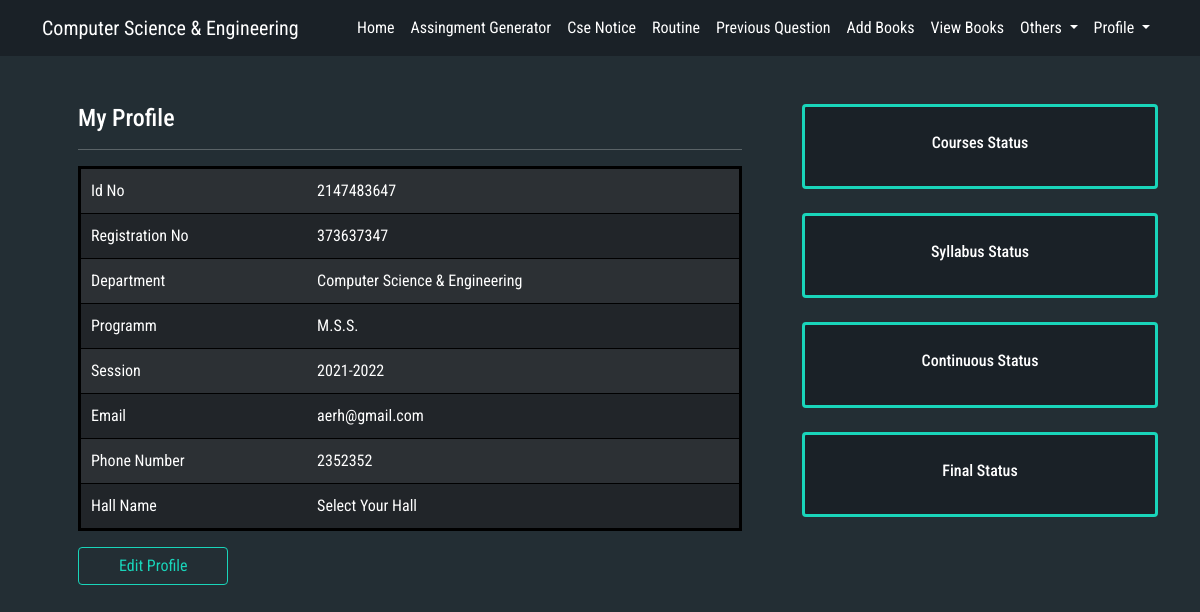
Screenshot of /profile.php (signed in) with the database file from the repository.
### tables this page shows
CREATE TABLE `user` (
  `id` int(255) NOT NULL,
  `std_id` int(255) NOT NULL,
  `std_reg` int(255) NOT NULL,
  `dept` varchar(255) NOT NULL,
  `progm` varchar(255) NOT NULL,
  `session` varchar(255) NOT NULL,
  `email_address` varchar(255) DEFAULT NULL,
  `phn_num` int(255) NOT NULL,
  `hall_name` varchar(255) NOT NULL,
  `password` varchar(100) DEFAULT NULL,
  `status` varchar(255) NOT NULL DEFAULT '1'
);

### profile.php (the view, shortened to what this page needs)
<?php
require_once 'dbconnection.php';
$session_user = $_SESSION['user_page'];
$user_data = mysqli_query($link, "SELECT * FROM `user` WHERE `std_id` = '$session_user';");
$user_row = mysqli_fetch_row($user_data);
?>
<!DOCTYPE html>
<html lang="en">
<head>
    <link href="https://cdn.jsdelivr.net/npm/bootstrap@5.1.3/dist/css/bootstrap.min.css" rel="stylesheet">
<link rel="stylesheet" href="css/style.css">
</head>
<body>
<nav style="background:#1A2127; color:#fff;" class="navbar navbar-expand-lg">
  <div class="container">
    <a class="navbar-brand" href="#">Computer Science & Engineering</a>
    <div class="collapse navbar-collapse" id="navbarSupportedContent">
      <ul class="navbar-nav ms-auto mb-2 mb-lg-0">
        <li class="nav-item">
          <a class="nav-link active" aria-current="page" href="user.php">Home</a>
        </li>
        <li class="nav-item">
          <a class="nav-link active" aria-current="page" href="#">Assingment Generator</a>
        </li>
        <li class="nav-item">
          <a class="nav-link" href="notice_show.php">Cse Notice</a>
        </li>
        <li class="nav-item">
          <a class="nav-link active" aria-current="page" href="routine_show.php">Routine</a>
        </li>
        <li class="nav-item">
          <a class="nav-link active" aria-current="page" href="prv_qs_show.php">Previous Question</a>
        </li>
        <li class="nav-item">
          <a class="nav-link active" aria-current="page" href="add_books.php">Add Books</a>
        </li>
        <li class="nav-item">
          <a class="nav-link active" aria-current="page" href="view_books.php">View Books</a>
        </li>
             <div class="collapse navbar-collapse" id="navbarNavDarkDropdown">
      <ul class="navbar-nav">
        <li class="nav-item dropdown">
          <a class="nav-link dropdown-toggle" href="#" id="navbarDarkDropdownMenuLink" role="button" data-bs-toggle="dropdown" aria-expanded="false">
            Others
          </a>
        </li>
      </ul>
    </div>
        <div class="collapse navbar-collapse" id="navbarNavDarkDropdown">
      <ul class="navbar-nav">
        <li class="nav-item dropdown">
          <a class="nav-link dropdown-toggle" href="#" id="navbarDarkDropdownMenuLink" role="button" data-bs-toggle="dropdown" aria-expanded="false">
            Profile
          </a>
        </li>
      </ul>
    </div>
      </ul>
    </div>
  </div>
</nav>
<div class="container">
    <div class="row mb-5">
        <div class="col p-5">
        <table class="table border-radius table table-dark table-striped">
<tbody class="border bg-light p-5">
    <h4>My Profile</h4> <hr>
  <tr>
    <td>Id No</td>
    <td><?= $user_row['1']?></td>
  </tr>
  <tr>
    <td>Registration No</td>
    <td><?= $user_row['2']?></td>
  </tr>
  <tr>
    <td>Department</td>
    <td><?= $user_row['3']?></td>
  </tr>
  <tr>
    <td>Programm</td>
    <td><?= $user_row['4']?></td>
  </tr>
  <tr>
    <td>Session</td>
    <td><?= $user_row['5']?></td>
  </tr>
  <tr>
    <td>Email</td>
    <td><?= $user_row['6']?></td>
  </tr>
  <tr>
    <td>Phone Number</td>
    <td><?= $user_row['7']?></td>
  </tr>
  <tr>
    <td>Hall Name</td>
    <td><?= $user_row['8']?></td>
  </tr>
</tbody>
</table>
<a style="color:#19D5BA; border:1px solid #19D5BA; text-align:center;padding-left:40px; padding-right:40px;" class="btn" href="updateuser.php?<?= base64_encode($user_row['0'])?>">Edit Profile</a>
        </div>
    <div class="col-4 mt-5">
    <a href="user.php">
      <div class="card status">
        <div class="card-body">
        <h6 style="color:#fff; text-align:center;">Courses Status</h6>
        </div>
      </div>
      </a>
      <br>
      <a href="syllabus_show.php">
      <div class="card status">
        <div class="card-body">
        <h6 style="color:#fff; text-align:center;">Syllabus Status</h6>
        </div>
      </div>
      </a>
      <br>
      <a href="continuous_show.php">
      <div class="card status">
        <div class="card-body">
        <h6 style="color:#fff; text-align:center;">Continuous Status</h6>
        </div>
      </div>
      </a>
      <br>
      <a href="final_show.php">
      <div class="card status">
        <div class="card-body">
        <h6 style="color:#fff; text-align:center;">Final Status</h6>
        </div>
      </div>
      </a>
      <br>
    </div>
    </div>
</div>
</body>
</html>

### css/style.css (style rules this page uses)
body { font-family: 'Roboto Condensed', sans-serif; background:#232E34; color:white !important; }
a { color: #fff; text-decoration:none; }
.nav-link { color: #fff; }
.card { border: none; background: #1A2127; padding:15px; }
.status { padding:10px; border:3px solid #19D5BA; }
.dropdown { position: relative; display: inline-block; }
.border { border: 3px solid black!important; }
tbody, td, tfoot, th, thead, tr { border-color: inherit; border-style: solid; border-width: 0; padding: 10px !important; }

### rows the page displays
user: std "2147483647", std_reg "373637347", dept "Computer Science & Engineering", progm "M.S.S.", session "2021-2022", email_address "aerh@gmail.com", phn_num "2352352", hall_name "Select Your Hall"
